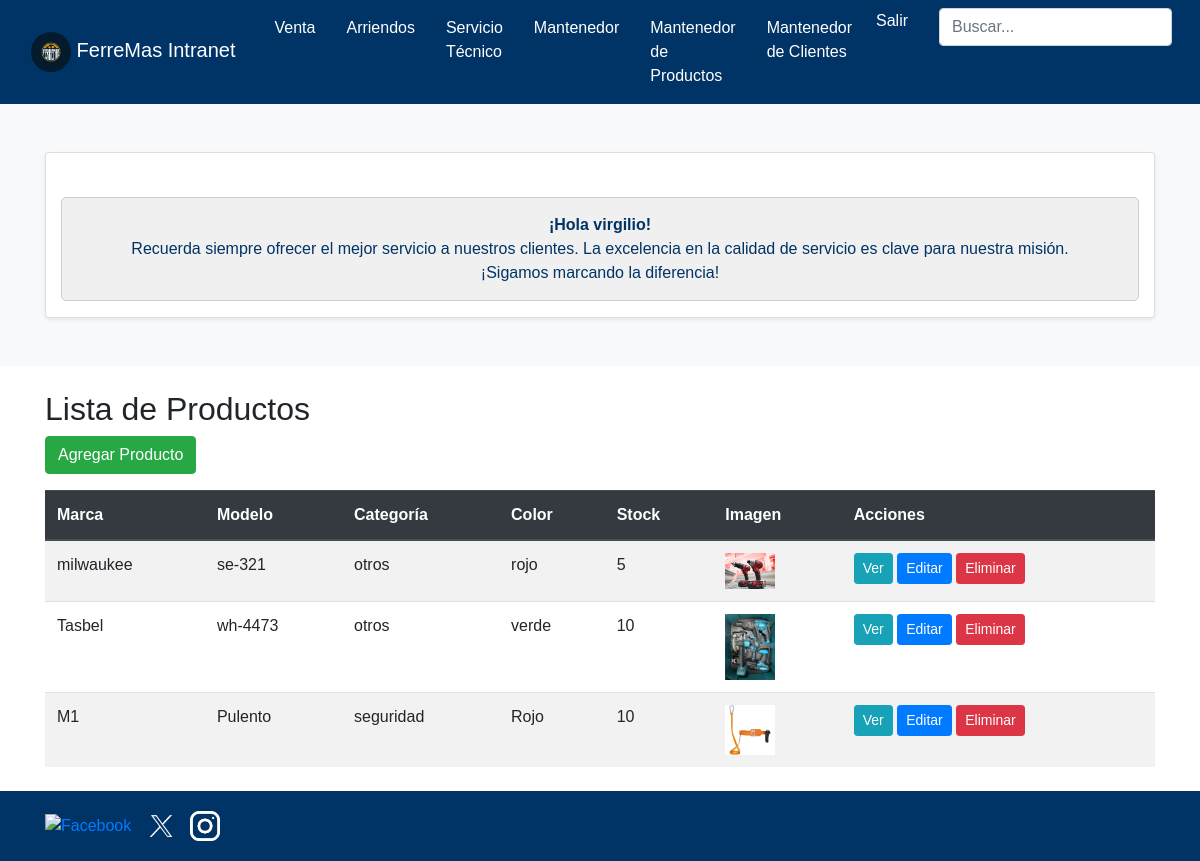
Page /mantenedor_productos/ (signed in) on the committed database.
### core/models.py (models this page shows, shortened)
class Producto(models.Model):
    categoria = models.CharField(
        max_length=100,
        choices=[
            ('seguridad', 'Seguridad'),
            ('casco', 'Casco'),
            ('guantes', 'Guantes'),
            ('ropa', 'Ropa'),
            ('goggles', 'Goggles'),
            ('otros', 'Otros'),
        ]
    )
    name = models.CharField(max_length=100)
    descripcion = models.CharField(max_length=100)
    marca = models.CharField(max_length=100)
    modelo = models.CharField(max_length=100)
    color = models.CharField(max_length=100)
    stock = models.IntegerField()
    precio = models.DecimalField(max_digits=10, decimal_places=2, default=0)
    destacado = models.BooleanField(default=False)
    imagen = models.ImageField(upload_to='productos/', null=True, blank=True)

### core/views.py (the view)
# urls.py: path('mantenedor_productos/', mantenedor_productos, name='mantenedor_productos'),
@staff_required
def mantenedor_productos(request):
    productos = Producto.objects.all()
    return render(request, 'core/mantenedor_productos.html', {'productos': productos})

### core/context_processors.py (called while the page is built)
def carrito_contador(request):
    return {'cantidad_productos': contar_items(request)}

### core/views.py (called while the page is built)
def contar_items(request):
    if request.user.is_authenticated:
        cantidad_productos = CarritoItem.objects.filter(usuario=request.user).aggregate(Sum('cantidad'))['cantidad__sum'] or 0
    else:
        cantidad_productos = 0
    return cantidad_productos

### core/templates/core/mantenedor_productos.html
{% extends "core/base_intranet.html" %}
        {% block content %}
    <main class="container mt-4">
        <h2>Lista de Productos</h2>
        <a href="{% url 'productos_nuevo' %}" class="btn btn-success mb-3">Agregar Producto</a>
        <table class="table table-striped">
            <thead class="thead-dark">
                <tr>
                    <th>Marca</th>
                    <th>Modelo</th>
                    <th>Categoría</th>
                    <th>Color</th>
                    <th>Stock</th>
                    <th>Imagen</th>
                    <th>Acciones</th>
                </tr>
            </thead>
            <tbody>
                {% for producto in productos %}
                    <tr>
                        <td>{{ producto.marca }}</td>
                        <td>{{ producto.modelo }}</td>
                        <td>{{ producto.categoria }}</td>
                        <td>{{ producto.color }}</td>
                        <td>{{ producto.stock }}</td>
                        <td>
                            {% if producto.imagen %}
                                <img src="{{ producto.imagen.url }}" alt="{{ producto.marca }} {{ producto.modelo }}" width="50">
                            {% else %}
                                No Image
                            {% endif %}
                        </td>
                        <td>
                            <a href="{% url 'productos_detalle' producto.pk %}"class="btn btn-info btn-sm">Ver</a>
                            <a href="{% url 'productos_actualiza' producto.pk %}" class="btn btn-primary btn-sm">Editar</a>
                            <a href="{% url 'productos_eliminar' producto.pk %}" class="btn btn-danger btn-sm">Eliminar</a>
                        </td>
                    </tr>
                {% endfor %}
            </tbody>
        </table>
    </main>
        {% endblock %}

### core/templates/core/base_intranet.html (shortened to what this page needs)
{% load static %}
<!DOCTYPE html>
<html lang="es">
<head>
    <link href="https://stackpath.bootstrapcdn.com/bootstrap/4.5.2/css/bootstrap.min.css" rel="stylesheet">
</head>
<body>
    <header>
        <nav class="navbar navbar-expand-lg navbar-dark">
            <div class="container-fluid navbar-center">
                <a class="navbar-brand" href="{% url 'inicio_intra' %}">
                    <img src="{% static 'img/logoferremas.jpg' %}" alt="Logo" class="brand-image img-circle elevation-3" style="width: 40px; height: 40px; object-fit: cover; border-radius: 50%;">
                    <span class="logo-text">FerreMas Intranet</span>
                </a>
                <div class="collapse navbar-collapse" id="navbarNav">
                    <ul class="navbar-nav ml-auto">
                        <li class="nav-item">
                            <a class="nav-link" href="{% url 'ventas_listar' %}">Venta</a>
                        </li>
                        <li class="nav-item">
                            <a class="nav-link" href="{% url 'mantenedor_arriendos' %}">Arriendos</a>
                        </li>
                        <li class="nav-item">
                            <a class="nav-link" href="{% url 'listar_servicios' %}">Servicio Técnico</a>
                        </li>
                        <li class="nav-item">
                            <a class="nav-link" href="{% url 'mantenedor_bicicletas' %}">Mantenedor</a>
                        </li>
                        <li class="nav-item">
                            <a class="nav-link" href="{% url 'mantenedor_productos' %}">Mantenedor de Productos</a>
                        </li>
                        <li class="nav-item">
                            <a class="nav-link" href="{% url 'mantenedor_clientes' %}">Mantenedor de Clientes</a>
                        </li>
                        <li class="nav-item d-flex justify-content-center">
                            <form id="logout-form" method="POST" action="{% url 'logout' %}" style="display: inline;">
                                <a href="#" class="nav-link btn btn-link" style="padding: 0; color: white; text-decoration: none;" onclick="document.getElementById('logout-form').submit();">
                                    Salir
                                </a>
                            </form>
                        </li>
                        <li class="nav-item">
                            <form class="form-inline my-2 my-lg-0">
                                <input class="form-control mr-sm-2" type="search" placeholder="Buscar..." aria-label="Buscar">
                            </form>
                        </li>
                    </ul>
                </div>
            </div>
        </nav>
    </header>
    {% if user.is_authenticated %}
    <div class="container-fluid bg-light py-5">
        <div class="container text-center">
            <div class="row justify-content-center">
                <div class="col-lg-12">
                    <div class="card shadow-sm">
                        <main class="container mt-4">
                            <div class="alert alert-info" role="alert">
                                <strong>¡Hola {{user.username}}!</strong> </br>Recuerda siempre ofrecer el mejor servicio a nuestros clientes. La excelencia en la calidad de servicio es clave para nuestra misión. </br>¡Sigamos marcando la diferencia!
                            </div>
                        </main>
                    </div>
                </div>
            </div>
        </div>
    </div>
    {% endif %}
    {% block content %}
    {% endblock %}
    <footer class="footer-content mt-4">
        <div class="container">
            <div class="row">
                <div class="col-md-6">
                    <div class="social-media">
                        <a href="#"><img src="{% static 'img/facebook.png' %}" alt="Facebook"></a>
                        <a href="#"><img src="{% static 'img/x.webp' %}" alt="Twitter"></a>
                        <a href="#"><img src="{% static 'img/instagram.png' %}" alt="Instagram"></a>
                    </div>
                </div>
            </div>
        </div>
    </footer>
</body>
</html>

### core/templates/core/base_intranet.html (style rules this page uses)
body { font-family: Arial, sans-serif; }
.navbar { background-color: #003366; }
.navbar-brand img { height: 50px; width: auto; }
.nav-link { color: white !important; transition: color 0.3s; }
.form-inline .form-control { border-radius: 0.25rem; }
.footer-content { background-color: #003366; color: white; padding: 20px; }
.social-media img { width: 30px; margin-right: 10px; }
.navbar-center { display: flex; justify-content: center; width: 100%; }
.navbar-center .navbar-nav { margin: auto; }
.alert { background-color: #f0f0f0; border-color: #ccc; color: #003366; text-align: center; padding: 15px; border-radius: 5px; margin-top: 20px; }
.alert strong { color: #003366; }
.navbar-nav { flex-direction: row; }
.navbar-nav .nav-item { margin-left: 15px; }
.navbar-nav .form-inline { margin-left: 15px; }

### rows in the picture
Producto: marca "milwaukee", modelo "se-321", categoria "otros", color "rojo", stock "5", imagen (picture)
Producto: marca "Tasbel", modelo "wh-4473", categoria "otros", color "verde", stock "10", imagen (picture)
Producto: marca "M1", modelo "Pulento", categoria "seguridad", color "Rojo", stock "10", imagen (picture)

### other values in the picture
{{ user.username }} "virgilio"
